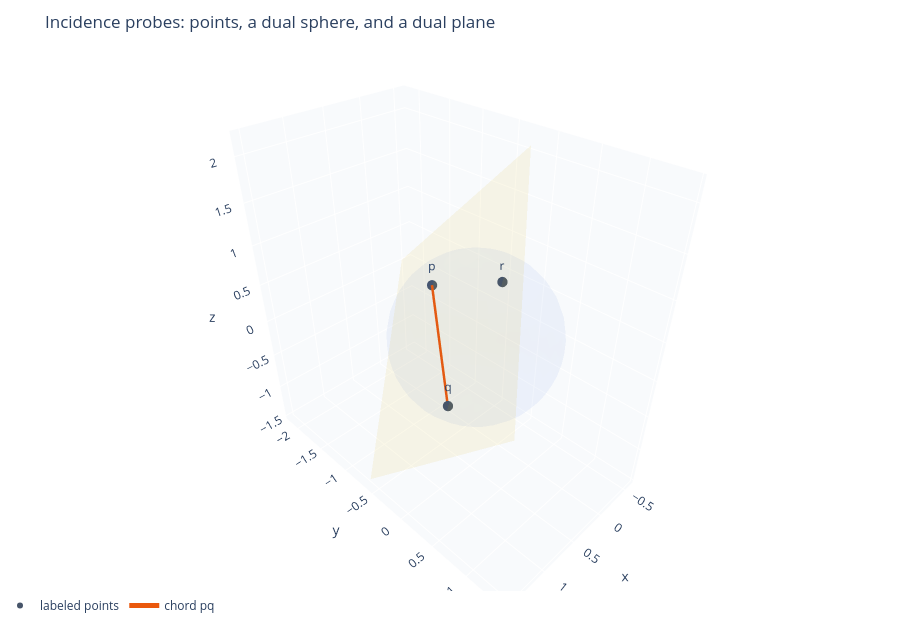

Notebook code cell kept with this figure:
### Code cell
fig_incidence = go.Figure()
fig_incidence.add_trace(sphere_surface_trace(sphere, "dual sphere sigma"))
fig_incidence.add_trace(plane_surface_trace(plane, "dual plane pi", size=1.45))
fig_incidence.add_trace(point_trace(np.array([p, q, r]), ["p", "q", "r"], COLORS["gray"], size=6))
fig_incidence.add_trace(curve_trace(np.array([p, q]), "chord pq", COLORS["orange"], width=5))
finish_figure(fig_incidence, "Incidence probes: points, a dual sphere, and a dual plane", height=620)

incidence_fig_path = save_plotly_html(
    fig_incidence,
    "chapter-15",
    "plots",
    "incidence-probes.html",
    root=ARTIFACT_ROOT,
)
artifact_paths.append(incidence_fig_path)
print("artifact:", incidence_fig_path.relative_to(PROJECT_ROOT))
fig_incidence

### Figure 1 — Plotly figure (JSON) as saved in the notebook; plotly's stock layout.template omitted (floating-point values rounded to 4 significant figures; data arrays with more than 128 entries replaced by an {"elided": "..."} marker saying what was removed)
{"data": [{"colorscale": [[0.0, "rgba(37, 99, 235, 0.16)"], [1.0, "rgba(37, 99, 235, 0.16)"]], "name": "dual sphere sigma", "opacity": 0.2, "showscale": false, "surfacecolor": {"elided": "18x36 float values"}, "type": "surface", "x": {"elided": "18x36 float values"}, "y": {"elided": "18x36 float values"}, "z": {"elided": "18x36 float values"}}, {"colorscale": [[0.0, "rgba(250, 204, 21, 0.28)"], [1.0, "rgba(250, 204, 21, 0.28)"]], "name": "dual plane pi", "opacity": 0.34, "showscale": false, "surfacecolor": {"elided": "18x18 float values"}, "type": "surface", "x": {"elided": "18x18 float values"}, "y": {"elided": "18x18 float values"}, "z": {"elided": "18x18 float values"}}, {"marker": {"color": "#475569", "size": 6}, "mode": "markers+text", "name": "labeled points", "text": ["p", "q", "r"], "textposition": "top center", "type": "scatter3d", "x": [0.1225, 1.185, 0.5], "y": [-1.01, 0.3173, 0.35], "z": [0.4016, 0.07118, 1.2]}, {"line": {"color": "#ea580c", "width": 5}, "mode": "lines", "name": "chord pq", "type": "scatter3d", "x": [0.1225, 1.185], "y": [-1.01, 0.3173], "z": [0.4016, 0.07118]}], "layout": {"height": 620, "legend": {"orientation": "h", "y": 0.0}, "margin": {"b": 0, "l": 0, "r": 0, "t": 56}, "scene": {"aspectmode": "data", "xaxis": {"backgroundcolor": "rgb(248,250,252)", "gridcolor": "white", "title": {"text": "x"}}, "yaxis": {"backgroundcolor": "rgb(248,250,252)", "gridcolor": "white", "title": {"text": "y"}}, "zaxis": {"backgroundcolor": "rgb(248,250,252)", "gridcolor": "white", "title": {"text": "z"}}}, "title": {"text": "Incidence probes: points, a dual sphere, and a dual plane"}}}
